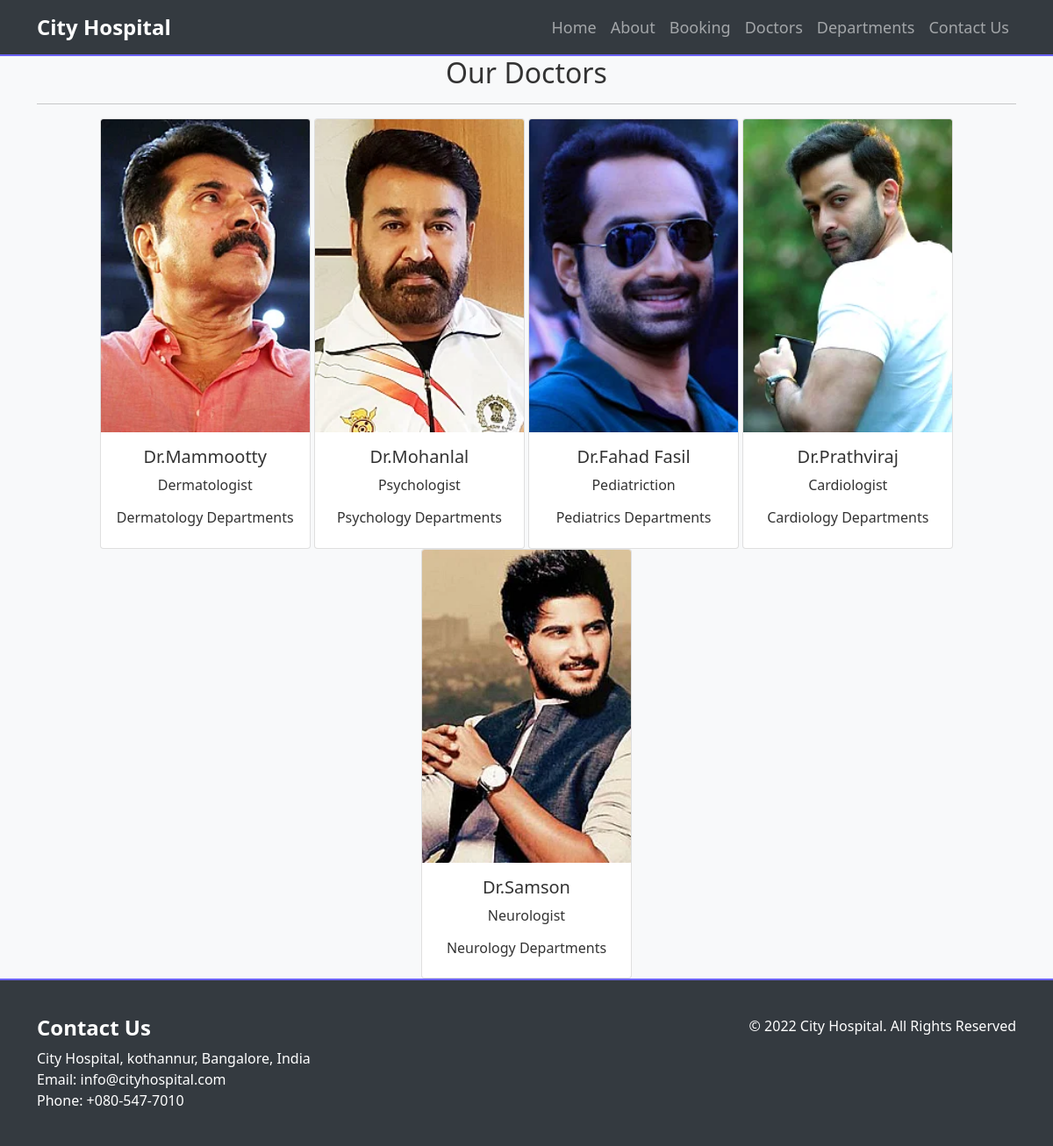
/doctors, run on an earlier commit of the app's database.
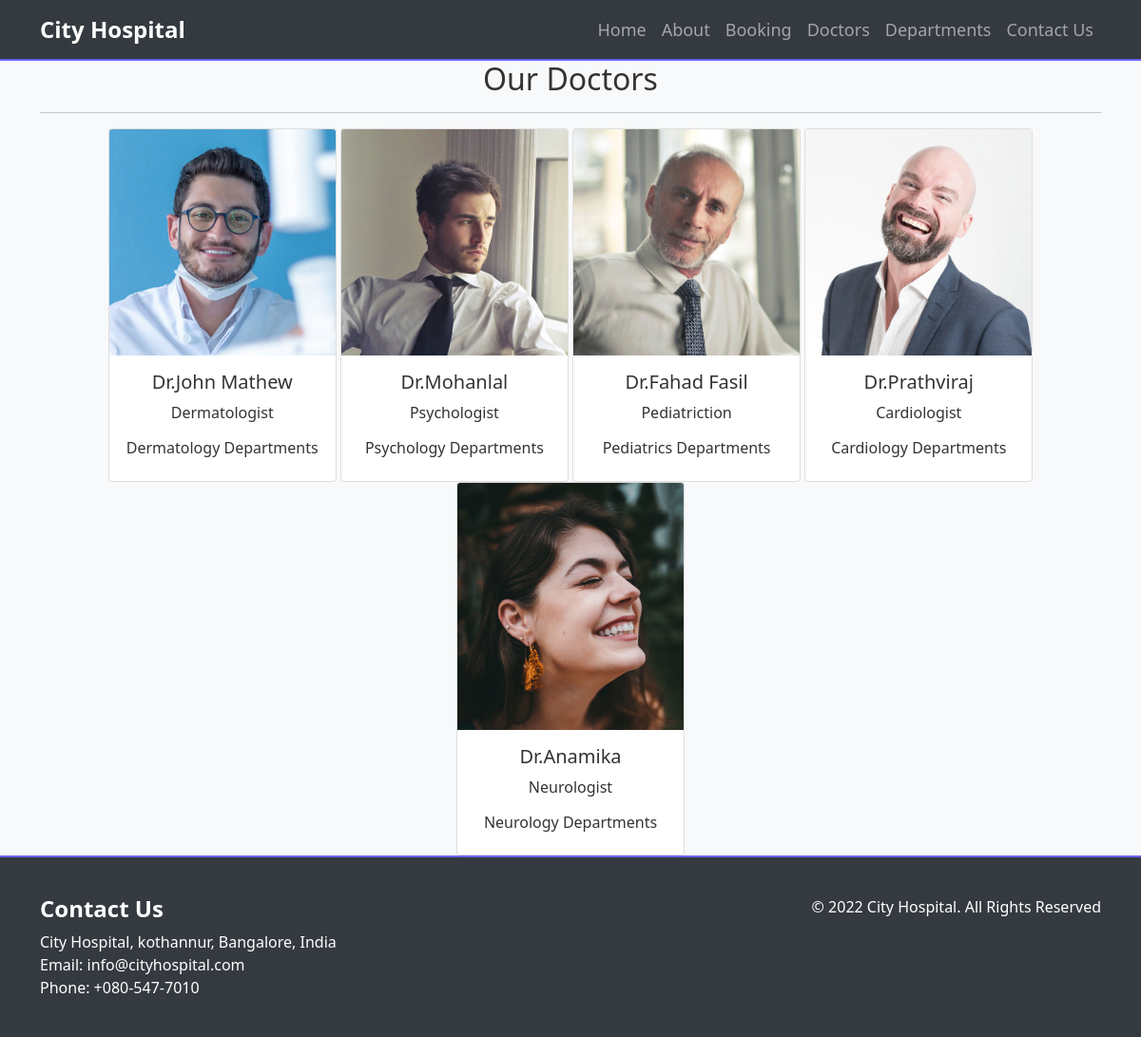
And on a later commit of the database.
### home/models.py (models this page shows, shortened)
class Doctors(models.Model):
    doc_name=models.CharField(max_length=255)
    doc_spec=models.CharField(max_length=255)
    dep_name=models.ForeignKey(Departments, on_delete=models.CASCADE)
    doc_image=models.ImageField(upload_to='doctors')

class Departments(models.Model):
    dep_name=models.CharField(max_length=100)
    dep_description=models.TextField()
    def __str__(self) -> str:
        return self.dep_name

### home/views.py (the view)
# urls.py: path('doctors',views.doctors,name='doctors'),
def doctors(request):
    dict_docs={
        'doctors':Doctors.objects.all()
    }
    return render(request,'doctors.html',dict_docs)

### templates/doctors.html (shortened to what this page needs)
{% extends "base.html" %}
{% block content %}
<h2 class="text-center">Our Doctors</h2>
<hr>
<div class="container text-center bg-light">
{% for d in doctors%}
<div class="card text-center" style="width: 15rem; display:inline-block">
    <img src="{{d.doc_image.url}}" class="card-img-top" alt="...">
    <div class="card-body">
      <h5 class="card-title">Dr.{{d.doc_name}}</h5>
      <p class="card-text"> {{d.doc_spec}}</p>
      <h6> {{d.dep_name}} Departments </h6>
     </div>
</div>
{% endfor %}
</div>
{% endblock content %}

### templates/base.html (shortened to what this page needs)
{% load static %}
<!DOCTYPE html>
<html lang="en">
<head>
    <link rel="stylesheet" href="https://cdnjs.cloudflare.com/ajax/libs/font-awesome/5.15.4/css/all.min.css">
    <link rel="stylesheet" href="https://cdnjs.cloudflare.com/ajax/libs/twitter-bootstrap/5.1.3/css/bootstrap.min.css">
    <link rel="stylesheet" href="{% static 'css/style.css' %}">
</head>
<body>
    <nav class="navbar navbar-expand-md navbar-dark">
        <div class="container">
            <a class="navbar-brand" href="{% url 'home' %}">City Hospital</a>
            <div class="collapse navbar-collapse justify-content-end" id="navbarSupportedContent">
                <ul class="navbar-nav">
                    <li class="nav-item">
                        <a class="nav-link" href="{% url 'home' %}">Home</a>
                    </li>
                    <li class="nav-item">
                        <a class="nav-link" href="{% url 'about' %}">About</a>
                    </li>
                    <li class="nav-item">
                        <a class="nav-link" href="{% url 'booking' %}">Booking</a>
                    </li>
                    <li class="nav-item">
                        <a class="nav-link" href="{% url 'doctors' %}">Doctors</a>
                    </li>
                    <li class="nav-item">
                        <a class="nav-link" href="{% url 'department' %}">Departments</a>
                    </li>
                    <li class="nav-item">
                        <a class="nav-link" href="{% url 'contact' %}">Contact Us</a>
                    </li>
                </ul>
            </div>
        </div>
    </nav>
    <div class="container">
        {% block content %}
        {% endblock %}
    </div>
    <footer class="footer">
        <div class="container">
            <div class="row">
                <div class="col-md-6">
                    <h4>Contact Us</h4>
                    <p>City Hospital, kothannur, Bangalore, India</p>
                    <p>Email: info@cityhospital.com</p>
                    <p>Phone: +080-547-7010</p>
                </div>
                <div class="col-md-6 text-end">
                    <p>&copy; 2022 City Hospital. All Rights Reserved</p>
                </div>
            </div>
        </div>
    </footer>
</body>
</html>

### templates/base.html (style rules this page uses)
body { font-family: 'Segoe UI', Tahoma, Geneva, Verdana, sans-serif; background-color: #f8f9fa; color: #333; }
.navbar { background-color: #343a40; border-bottom: 2px solid #6C63FF; }
.navbar-brand { color: #fff; font-weight: bold; font-size: 24px; }
.navbar-nav .nav-link { color: #fff; font-size: 18px; transition: 0.3s; }
.footer { background-color: #343a40; color: #fff; padding: 40px 0; border-top: 2px solid #6C63FF; }
.footer h4 { font-weight: bold; }
.footer p { margin-bottom: 0; }

What changed in the data, as far as the page shows it:
changed Doctors "Dermatologist": doc_image: a different picture; doc_name "Mammootty" → "John Mathew"
changed Doctors "Mohanlal": doc_image: a different picture
changed Doctors "Fahad Fasil": doc_image: a different picture
changed Doctors "Prathviraj": doc_image: a different picture
changed Doctors "Neurologist": doc_image: a different picture; doc_name "Samson" → "Anamika"
